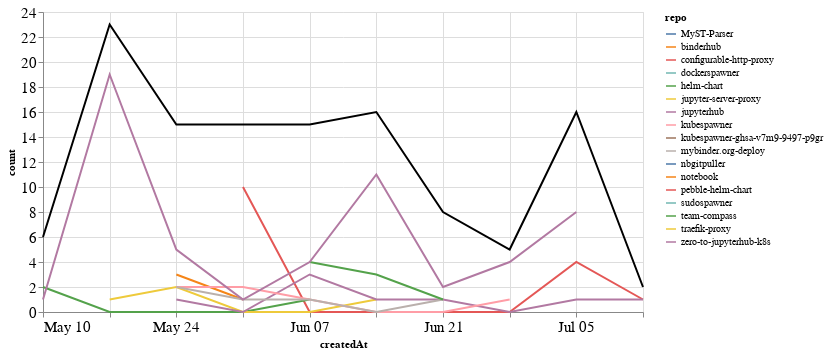

The notebook cell this image was saved under:
### Markdown cell above
## Comments

### Code cell
comments_time = comments.groupby('repo').resample('W', on='createdAt').count()['author'].reset_index()
comments_time = comments_time.rename(columns={'author': 'count'})
comments_time_total = comments_time.groupby('createdAt').agg({"count": "sum"}).reset_index()
ch1 = alt.Chart(comments_time, width=600).mark_line().encode(
    x='createdAt',
    y='count',
    color='repo',
    tooltip="repo"
)

ch2 = alt.Chart(comments_time_total, width=600).mark_line(color="black").encode(
    x='createdAt',
    y='count',
)

ch1 + ch2

### Figure 1 — Vega-Lite specification as saved in the notebook (floating-point values rounded to 4 significant figures)
{"config": {"axisLeft": {"labelFontSize": 15}, "axisBottom": {"labelFontSize": 15}}, "layer": [{"data": {"name": "data-c89f45cb0ba5556443f939326bd223a0"}, "mark": "line", "encoding": {"color": {"type": "nominal", "field": "repo"}, "tooltip": {"type": "nominal", "field": "repo"}, "x": {"type": "temporal", "field": "createdAt"}, "y": {"type": "quantitative", "field": "count"}}, "width": 600}, {"data": {"name": "data-bbd68e9a190df9c91f817d03504332c8"}, "mark": {"type": "line", "color": "black"}, "encoding": {"x": {"type": "temporal", "field": "createdAt"}, "y": {"type": "quantitative", "field": "count"}}, "width": 600}], "$schema": "https://vega.github.io/schema/vega-lite/v4.8.1.json", "datasets": {"data-c89f45cb0ba5556443f939326bd223a0": [{"repo": "MyST-Parser", "createdAt": "2020-05-10T00:00:00", "count": 3}, {"repo": "binderhub", "createdAt": "2020-05-24T00:00:00", "count": 3}, {"repo": "binderhub", "createdAt": "2020-05-31T00:00:00", "count": 1}, {"repo": "configurable-http-proxy", "createdAt": "2020-05-31T00:00:00", "count": 10}, {"repo": "configurable-http-proxy", "createdAt": "2020-06-07T00:00:00", "count": 0}, {"repo": "configurable-http-proxy", "createdAt": "2020-06-14T00:00:00", "count": 0}, {"repo": "configurable-http-proxy", "createdAt": "2020-06-21T00:00:00", "count": 0}, {"repo": "configurable-http-proxy", "createdAt": "2020-06-28T00:00:00", "count": 0}, {"repo": "configurable-http-proxy", "createdAt": "2020-07-05T00:00:00", "count": 4}, {"repo": "configurable-http-proxy", "createdAt": "2020-07-12T00:00:00", "count": 1}, {"repo": "dockerspawner", "createdAt": "2020-07-05T00:00:00", "count": 1}, {"repo": "helm-chart", "createdAt": "2020-05-10T00:00:00", "count": 2}, {"repo": "helm-chart", "createdAt": "2020-05-17T00:00:00", "count": 0}, {"repo": "helm-chart", "createdAt": "2020-05-24T00:00:00", "count": 0}, {"repo": "helm-chart", "createdAt": "2020-05-31T00:00:00", "count": 0}, {"repo": "helm-chart", "createdAt": "2020-06-07T00:00:00", "count": 1}, {"repo": "jupyter-server-proxy", "createdAt": "2020-05-17T00:00:00", "count": 1}, {"repo": "jupyter-server-proxy", "createdAt": "2020-05-24T00:00:00", "count": 2}, {"repo": "jupyter-server-proxy", "createdAt": "2020-05-31T00:00:00", "count": 0}, {"repo": "jupyter-server-proxy", "createdAt": "2020-06-07T00:00:00", "count": 0}, {"repo": "jupyter-server-proxy", "createdAt": "2020-06-14T00:00:00", "count": 1}, {"repo": "jupyterhub", "createdAt": "2020-05-24T00:00:00", "count": 1}, {"repo": "jupyterhub", "createdAt": "2020-05-31T00:00:00", "count": 0}, {"repo": "jupyterhub", "createdAt": "2020-06-07T00:00:00", "count": 3}, {"repo": "jupyterhub", "createdAt": "2020-06-14T00:00:00", "count": 1}, {"repo": "jupyterhub", "createdAt": "2020-06-21T00:00:00", "count": 1}, {"repo": "jupyterhub", "createdAt": "2020-06-28T00:00:00", "count": 0}, {"repo": "jupyterhub", "createdAt": "2020-07-05T00:00:00", "count": 1}, {"repo": "jupyterhub", "createdAt": "2020-07-12T00:00:00", "count": 1}, {"repo": "kubespawner", "createdAt": "2020-05-24T00:00:00", "count": 2}, {"repo": "kubespawner", "createdAt": "2020-05-31T00:00:00", "count": 2}, {"repo": "kubespawner", "createdAt": "2020-06-07T00:00:00", "count": 1}, {"repo": "kubespawner", "createdAt": "2020-06-14T00:00:00", "count": 0}, {"repo": "kubespawner", "createdAt": "2020-06-21T00:00:00", "count": 0}, {"repo": "kubespawner", "createdAt": "2020-06-28T00:00:00", "count": 1}, {"repo": "kubespawner-ghsa-v7m9-9497-p9gr", "createdAt": "2020-07-05T00:00:00", "count": 1}, {"repo": "mybinder.org-deploy", "createdAt": "2020-05-24T00:00:00", "count": 2}, {"repo": "mybinder.org-deploy", "createdAt": "2020-05-31T00:00:00", "count": 1}, {"repo": "mybinder.org-deploy", "createdAt": "2020-06-07T00:00:00", "count": 1}, {"repo": "mybinder.org-deploy", "createdAt": "2020-06-14T00:00:00", "count": 0}, {"repo": "mybinder.org-deploy", "createdAt": "2020-06-21T00:00:00", "count": 1}, {"repo": "nbgitpuller", "createdAt": "2020-07-05T00:00:00", "count": 1}, {"repo": "notebook", "createdAt": "2020-05-17T00:00:00", "count": 1}, {"repo": "pebble-helm-chart", "createdAt": "2020-06-07T00:00:00", "count": 1}, {"repo": "sudospawner", "createdAt": "2020-06-21T00:00:00", "count": 3}, {"repo": "team-compass", "createdAt": "2020-06-07T00:00:00", "count": 4}, {"repo": "team-compass", "createdAt": "2020-06-14T00:00:00", "count": 3}, {"repo": "team-compass", "createdAt": "2020-06-21T00:00:00", "count": 1}, {"repo": "traefik-proxy", "createdAt": "2020-05-17T00:00:00", "count": 2}, {"repo": "zero-to-jupyterhub-k8s", "createdAt": "2020-05-10T00:00:00", "count": 1}, {"repo": "zero-to-jupyterhub-k8s", "createdAt": "2020-05-17T00:00:00", "count": 19}, {"repo": "zero-to-jupyterhub-k8s", "createdAt": "2020-05-24T00:00:00", "count": 5}, {"repo": "zero-to-jupyterhub-k8s", "createdAt": "2020-05-31T00:00:00", "count": 1}, {"repo": "zero-to-jupyterhub-k8s", "createdAt": "2020-06-07T00:00:00", "count": 4}, {"repo": "zero-to-jupyterhub-k8s", "createdAt": "2020-06-14T00:00:00", "count": 11}, {"repo": "zero-to-jupyterhub-k8s", "createdAt": "2020-06-21T00:00:00", "count": 2}, {"repo": "zero-to-jupyterhub-k8s", "createdAt": "2020-06-28T00:00:00", "count": 4}, {"repo": "zero-to-jupyterhub-k8s", "createdAt": "2020-07-05T00:00:00", "count": 8}], "data-bbd68e9a190df9c91f817d03504332c8": [{"createdAt": "2020-05-10T00:00:00", "count": 6}, {"createdAt": "2020-05-17T00:00:00", "count": 23}, {"createdAt": "2020-05-24T00:00:00", "count": 15}, {"createdAt": "2020-05-31T00:00:00", "count": 15}, {"createdAt": "2020-06-07T00:00:00", "count": 15}, {"createdAt": "2020-06-14T00:00:00", "count": 16}, {"createdAt": "2020-06-21T00:00:00", "count": 8}, {"createdAt": "2020-06-28T00:00:00", "count": 5}, {"createdAt": "2020-07-05T00:00:00", "count": 16}, {"createdAt": "2020-07-12T00:00:00", "count": 2}]}}
